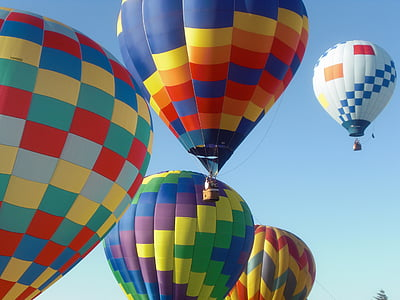
#> input picture Computer_Vision/Lab 1.jpg, 400 x 300 px
$ python ced.py
#> lines starting #> are read from the running program, lines starting #| are printed output that depends on the picture
import cv2
import numpy as np
import matplotlib.pyplot as plt
import math

# Create a 5x5 Gaussian kernel with σ=1.0
def create_gaussian_kernel(size=5, sigma=1.0):
    kernel = np.zeros((size, size))
    center = size // 2

    for i in range(size):
        for j in range(size):
            x = i - center
            y = j - center
            kernel[i, j] = (1/(2*np.pi*sigma**2)) * np.exp(-(x**2 + y**2)/(2*sigma**2))

    # Normalize the kernel
    kernel = kernel / kernel.sum()
    return kernel

# Custom convolution function
def convolve2d(image, kernel):
    kernel_height, kernel_width = kernel.shape
    pad_height = kernel_height // 2
    pad_width = kernel_width // 2

    padded_image = np.pad(image, ((pad_height, pad_height), (pad_width, pad_width)), mode='edge')
    output = np.zeros_like(image, dtype=np.float64)

    for i in range(image.shape[0]):
        for j in range(image.shape[1]):
            output[i, j] = np.sum(padded_image[i:i+kernel_height, j:j+kernel_width] * kernel)

    return output

# Read and convert image to grayscale
image = cv2.imread('./Lab 1.jpg')
#> image is the input picture: shape (300, 400, 3); mean B, G, R 134.2, 130.5, 123.5
gray_image = cv2.cvtColor(image, cv2.COLOR_BGR2GRAY)

plt.figure(figsize=(12, 8))
plt.subplot(231), plt.imshow(gray_image, cmap='gray'), plt.title('Original Image')

# Create and apply Gaussian kernel
gaussian_kernel = create_gaussian_kernel(5, 1.0)
blurred_image = convolve2d(gray_image, gaussian_kernel)
#> after the loop in convolve2d, `for i in range(image.shape[0]):`:
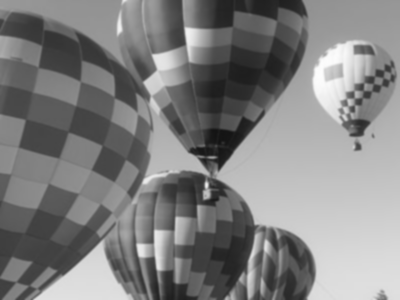
#> output: shape (300, 400) float64; min 19.76, max 253, mean 128.8

plt.subplot(232), plt.imshow(blurred_image, cmap='gray'), plt.title('Gaussian Smoothed')

# Define Sobel kernels
sobel_x_kernel = np.array([[-1, 0, 1],
                          [-2, 0, 2],
                          [-1, 0, 1]])

sobel_y_kernel = np.array([[-1, -2, -1],
                          [0, 0, 0],
                          [1, 2, 1]])

# Apply Sobel operators using custom convolution
Gx = convolve2d(blurred_image, sobel_x_kernel)
Gy = convolve2d(blurred_image, sobel_y_kernel)
#> after the loop in convolve2d (call 3), `for i in range(image.shape[0]):`:
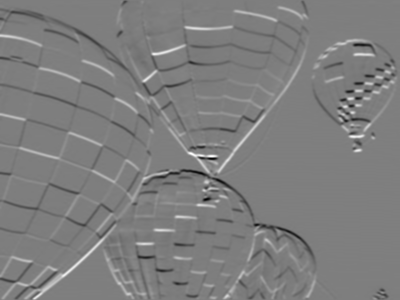
#> output: shape (300, 400) float64; min -383.3, max 391.5, mean 0.8; drawn with min black and max white

# Calculate gradient magnitude and direction
G = np.sqrt(Gx**2 + Gy**2)
theta = np.arctan2(Gy, Gx)

plt.subplot(233), plt.imshow(G, cmap='gray'), plt.title('Gradient Magnitude')

# Convert angles to degrees and adjust to 4 directions
angle_degrees = np.rad2deg(theta) % 180
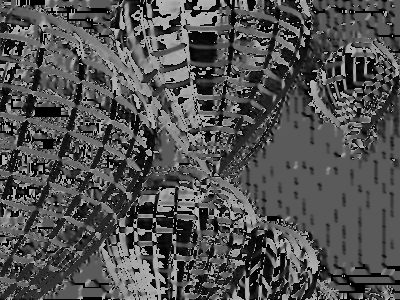
#> angle_degrees: shape (300, 400) float64; min 0, max 180, mean 81.8
angle_degrees = np.round(angle_degrees / 45) * 45

# Non-Maximum Suppression
M, N = G.shape
#> M = 300; N = 400
Z = np.zeros((M, N), dtype=np.float32)

for i in range(1, M-1):
    for j in range(1, N-1):
        try:
            q = 255
            r = 255

            # Angle 0
            if (0 <= angle_degrees[i, j] < 22.5) or (157.5 <= angle_degrees[i, j] <= 180):
                q = G[i, j+1]
                r = G[i, j-1]
            # Angle 45
            elif 22.5 <= angle_degrees[i, j] < 67.5:
                q = G[i+1, j-1]
                r = G[i-1, j+1]
            # Angle 90
            elif 67.5 <= angle_degrees[i, j] < 112.5:
                q = G[i+1, j]
                r = G[i-1, j]
            # Angle 135
            elif 112.5 <= angle_degrees[i, j] < 157.5:
                q = G[i-1, j-1]
                r = G[i+1, j+1]

            if (G[i, j] >= q) and (G[i, j] >= r):
                Z[i, j] = G[i, j]
            else:
                Z[i, j] = 0

        except IndexError as e:
            pass
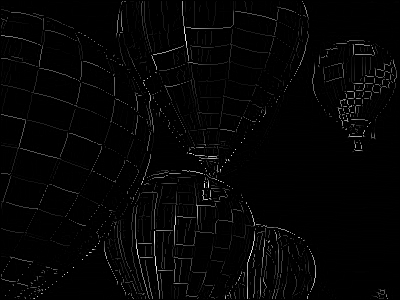
#> Z: shape (300, 400) float32; min 0, max 517, mean 9.8; drawn with min black and max white

plt.subplot(234), plt.imshow(Z, cmap='gray'), plt.title('Non-Max Suppression')

# Double Thresholding
high_threshold = np.percentile(Z, 90)
#> high_threshold = 6.34
low_threshold = high_threshold * 0.3
#> low_threshold = 1.9

strong_edges = (Z > high_threshold)
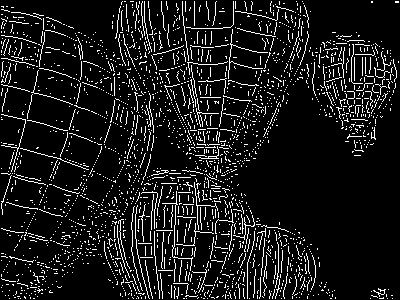
#> strong_edges: shape (300, 400) bool; 10% white in thin lines or dots
weak_edges = (Z >= low_threshold) & (Z <= high_threshold)
#> weak_edges: shape (300, 400) bool; 8.8% white in thin lines or dots
non_edges = (Z < low_threshold)
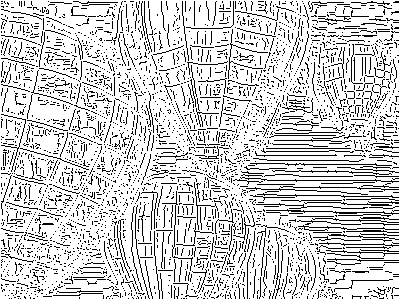
#> non_edges: shape (300, 400) bool; 81.2% white; black in thin lines or dots

edges = np.zeros_like(Z, dtype=np.uint8)
edges[strong_edges] = 255
edges[weak_edges] = 128

plt.subplot(235), plt.imshow(edges, cmap='gray'), plt.title('Double Thresholding')

# Hysteresis
final_edges = np.copy(edges)
M, N = edges.shape

for i in range(1, M-1):
    for j in range(1, N-1):
        if edges[i, j] == 128:
            if 255 in [edges[i+1, j-1], edges[i+1, j], edges[i+1, j+1],
                      edges[i, j-1], edges[i, j+1],
                      edges[i-1, j-1], edges[i-1, j], edges[i-1, j+1]]:
                final_edges[i, j] = 255
            else:
                final_edges[i, j] = 0

plt.subplot(236), plt.imshow(final_edges, cmap='gray'), plt.title('After Hysteresis')
plt.tight_layout()
plt.show()
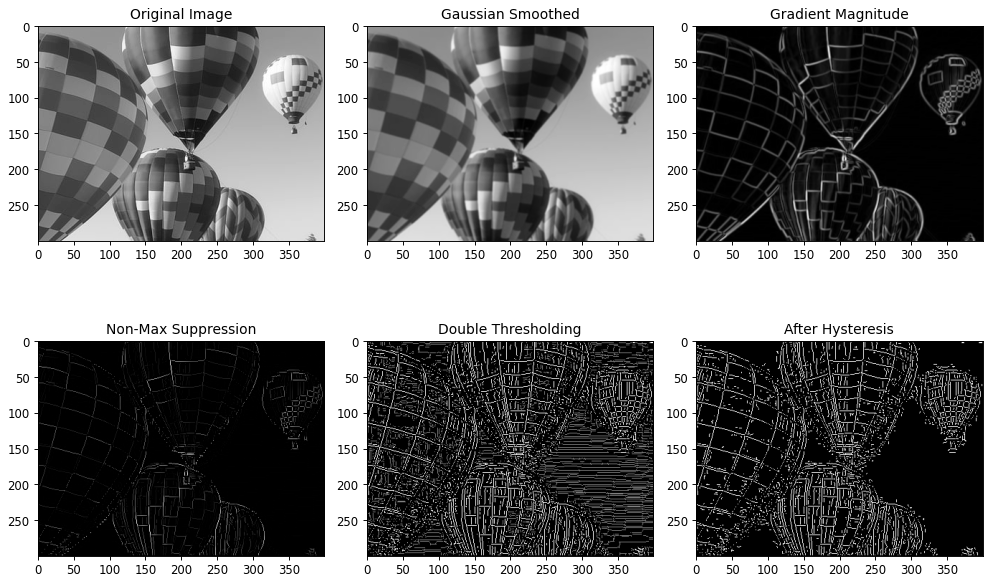
#> figure drawn by matplotlib, 6 panels
